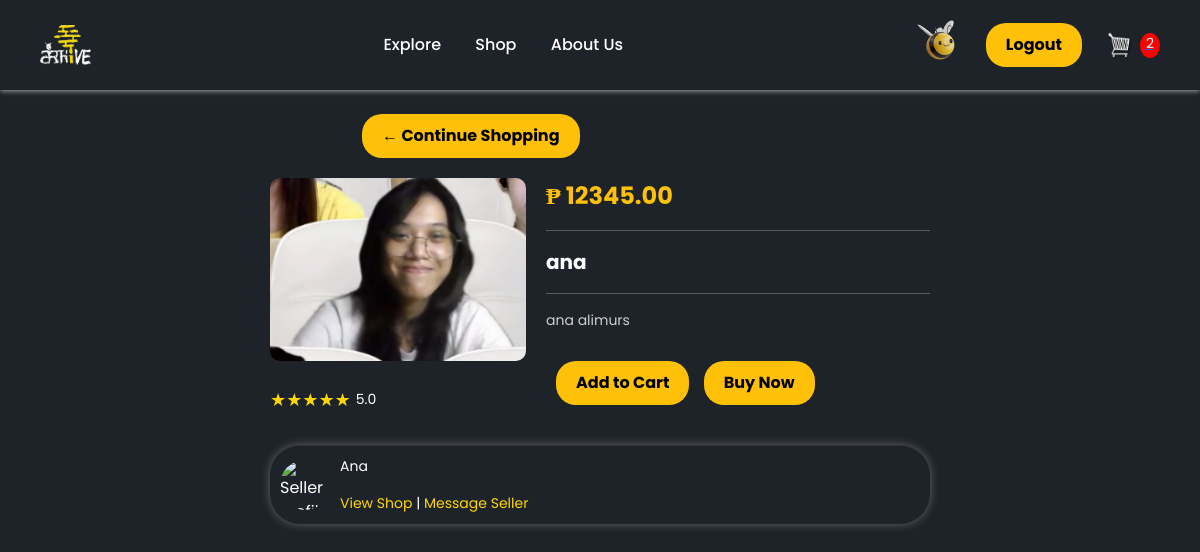
The page /shop/view_product/1/ (signed in) on the database its author committed.
### shop/models.py (models this page shows, shortened)
class Order(models.Model):
    customer = models.ForeignKey(settings.AUTH_USER_MODEL, on_delete=models.SET_NULL, null=True, blank=True)
    date_ordered = models.DateTimeField(auto_now_add=True)
    complete = models.BooleanField(default=False)
    transaction_id = models.CharField(max_length=100, null=True)
    def get_cart_items(self):
        orderItems = self.orderitem_set.all()
        total = sum([item.quantity for item in orderItems])
        return total

class OrderItem(models.Model):
    product = models.ForeignKey(Product, on_delete=models.SET_NULL, null=True)
    order = models.ForeignKey(Order, on_delete=models.SET_NULL, null=True)
    quantity = models.IntegerField(default=0, null=True, blank=True)
    date_added = models.DateTimeField(auto_now_add=True)

class Product(models.Model):
    user = models.ForeignKey(settings.AUTH_USER_MODEL, on_delete=models.CASCADE, null=True)
    category = models.ForeignKey(ShopCategory, on_delete=models.CASCADE, null=True, blank=True)
    name = models.CharField(max_length=200)
    price = models.DecimalField(max_digits=10, decimal_places=2, null=True, blank=True)
    digital = models.BooleanField(default=False, null=True, blank=True)
    description = models.TextField(null=True, blank=True)
    image = models.ImageField(null=True, blank=True)

### base/models.py (models this page shows)
class CustomUser(AbstractUser):
    email = models.EmailField(unique=True)
    profile_picture = models.ImageField(upload_to='images/', null=True, blank=True)
    username = models.CharField(max_length=50, unique=True, null=True, blank=True)
    groups = models.ManyToManyField(
        'auth.Group',
        related_name='customer_groups', # related name
        blank=True,
    )
    user_permissions = models.ManyToManyField(
        'auth.Permission',
        related_name='customer_permissions',
        blank=True,
    )
    USERNAME_FIELD = 'email'  # Use email for authentication instead of username
    REQUIRED_FIELDS = []  # No additional fields required for creating a superuser
    objects = CustomUserManager()
    def __str__(self):
        return self.email
    @property
    def profile_url(self):
        try:
            url = self.profile_picture.url
        except:
            url = ''
        return url

### shop/views.py (the view)
# urls.py: path('view_product/<int:product_id>/', views.view_product, name='view_product'),
def view_product(request, product_id):
    if request.user.is_authenticated:
        customer = request.user
        order, created = Order.objects.get_or_create(customer=customer, complete=False)
        items = order.orderitem_set.all()
        cartItems = order.get_cart_items
    else:
        items = []
        order = {'get_cart_total':0, 'get_cart_items':0,}
        cartItems = order['get_cart_items']
    categories = ShopCategory.objects.all()
    product = get_object_or_404(Product, id=product_id)
    context = {'product': product, 'cartItems': cartItems, 'shop_category': categories}
    return render(request,"view_product.html",context)

### shop/templates/view_product.html (shortened to what this page needs)
{% extends 'shop/main.html' %}
{% load static %}
{% block content %}
<link rel="stylesheet" type="text/css" href="{% static 'css/styles.css' %}">
<a href="{% url 'shop' %}" style="margin-left: 320px">
    <button class="yellow-button" style="align-self: center; justify-self: center">
        &#x2190;&nbspContinue Shopping
    </button>
</a>
<div class="product-card">
    <div class="image-section">
      <img src="/artmedia/{{ product.image }}" alt="Product Image">
    </div>
    <div class="info-section">
      <div class="price">₱ {{ product.price }}</div>
        <hr>
      <div class="title">{{ product.name }}</div>
        <hr>
      <div class="description">
        {{ product.description }}
      </div>
      <div>
        <button style="margin: 10px" data-product="{{product.id}}" data-action="add" class="yellow-button add-btn update-cart">Add to Cart</button>
        <button class="yellow-button">Buy Now</button>
      </div>
    </div>
    <div class="rating-section">
      <div class="rating">
        <span class="stars">★★★★★</span>
        <span class="score">5.0</span>
      </div>
    </div>
    <div class="seller-section">
      <img src="{{ product.user.profile_url }}" alt="Seller Profile">
      <div class="info">
        <div class="name"><p>{{ product.user.username }}</p></div>
        <a href="#">View Shop</a> | <a href="#">Message Seller</a>
      </div>
    </div>
</div>
{% endblock content %}

### shop/templates/shop/main.html (shortened to what this page needs)
<!DOCTYPE html>
{% load static %}
<html>
<head>
    <link href="https://cdn.jsdelivr.net/npm/bootstrap@5.3.2/dist/css/bootstrap.min.css"
          rel="stylesheet"
>
    <link rel="stylesheet" type="text/css" href="{% static 'css/styles.css' %}">
    <link rel="stylesheet" type="text/css" href="{% static 'css/landing.css' %}"/>
    <link rel="stylesheet" type="text/css" href="{% static 'css/view-art.css' %}"/>
</head>
<body>
<div class="navbar">
    <div class="logo">
      <img src="{% static 'resources/Logo.png' %}" alt="Logo" style="height: 40px;">
    </div>
    <div class="nav-links">
      <a href="{% url 'base:gallery' %}">Explore</a>
      <a href="{% url 'shop' %}">Shop</a>
      <a href="{% url 'about' %}">About Us</a>
    </div>
    <div style="display: flex; align-items: center; gap: 10px">
        {% if user.is_authenticated and request.path != '/profile/' %}
        <a href="{% url 'userProfile' %}" class="profile-picture">
            <img src="{% if product.user.profile_url %}{{ product.user.profile_url }}{% else %}{% static 'profile-pictures/default.png' %}{% endif %}"  alt="Profile Picture" style="object-fit: cover; height: 40px; width: 40px;">
        </a>
        <form method="post" action="{% url 'logout' %}">
            <button type="submit" class="yellow-button">Logout</button>
        </form>
        {% elif request.path == '/profile/' %}
        {% else %}
        <a href="{% url 'login' %}">
            <button class="yellow-button">Get Started</button>
        </a>
        {% endif %}
        {% if request.path == '/shop/' or request.path|slice:":19" == '/shop/view_product/' %}
        <a href="{% url 'cart' %}" style="display: flex; align-items: center">
            <img id="cart-icon" src="{% static 'resources/cart.png' %}" alt="Cart" width="30" height="30">
            <p id="cart-total" class="ms-2 mb-0">{{ cartItems }}</p>
        </a>
        {% endif %}
    </div>
  </div>
<div class="container">
<br>
{% block content %}
{% endblock %}
</div>
</body>
</html>

### static/css/styles.css (style rules this page uses)
body { background-color: #1E2329; font-family: "Poppins"; }
* { scrollbar-width: none; -ms-overflow-style: none; }
#cart-icon { width:25px; display: inline-block; margin-left: 15px; }
#cart-total { display: block; text-align: center; color:#fff; background-color: red; width: 20px; height: 25px; border-radius: 50%; font-size: 14px; }
.yellow-button { background-color: #ffc107; color: #000; padding: 10px 20px; border: none; border-radius: 20px; cursor: pointer; font-size: 16px; font-weight: bold; }
.product-card { display: grid; grid-template-areas: "image-section info-section" "rating-section info-section" "seller-section seller-section"; grid-template-columns: 1fr 1.5fr; gap: 20px; color: #ffffff; border-radius: 10px; padding: 20px; max-width: 700px; align-self: center; justify-self: center; }
.image-section { grid-area: image-section; }
.image-section img { width: 100%; border-radius: 10px; }
.info-section { grid-area: info-section; flex-direction: column; justify-content: space-between; }
.price { color: #ffc107; font-size: 24px; font-weight: bold; }
.title { font-size: 20px; font-weight: bold; margin: 10px 0; }
.description { font-size: 14px; line-height: 1.5; color: #cfcfcf; margin-bottom: 20px; }
.rating-section { grid-area: rating-section; display: flex; align-items: center; }
.rating { display: flex; align-items: center; gap: 5px; }
.stars { color: #ffd700; font-size: 18px; }
.score { font-size: 14px; }
.seller-section { grid-area: seller-section; display: flex; align-items: center; border-radius: 30px; border-top: 1px solid #333333; box-shadow: 0 0 10px rgba(255, 255, 255, 0.3); padding: 10px; margin-top: 10px; }
.seller-section img { width: 50px; height: 50px; border-radius: 50%; margin-right: 10px; }
.seller-section .info { font-size: 14px; }
.seller-section .info a { color: #ffd700; text-decoration: none; }

### static/css/landing.css (style rules this page uses)
body { margin: 0; font-family: Poppins, sans-serif; color: #1E2329; }
.navbar { display: flex; justify-content: space-between; align-items: center; background-color: #1E2329; padding: 20px 40px; box-shadow: 0px 1px 5px rgba(255, 255, 255, 0.6); }
.nav-links a { color: white; text-decoration: none; margin: 0 15px; font-size: 16px; font-weight: 500; }

### static/css/view-art.css (style rules this page uses)
body { font-family: Poppins, sans-serif; color: white; margin: 0; padding: 0; justify-content: center; align-items: center; min-height: 100vh; }
.profile-picture { width: 50px; height: 50px; border-radius: 50%; margin-right: 10px; object-fit: cover; }
.title { font-size: 2rem; margin: 0; }
.description { font-size: 1rem; line-height: 1.5; color: #CCC; }
.profile-picture { width: 50px; height: 50px; border-radius: 50%; margin-right: 10px; }

### rows shown on the page
Order: id.quantity "2"
Product: image (picture), price "12345.00", name "ana", description "ana alimurs", user.username "Ana"
